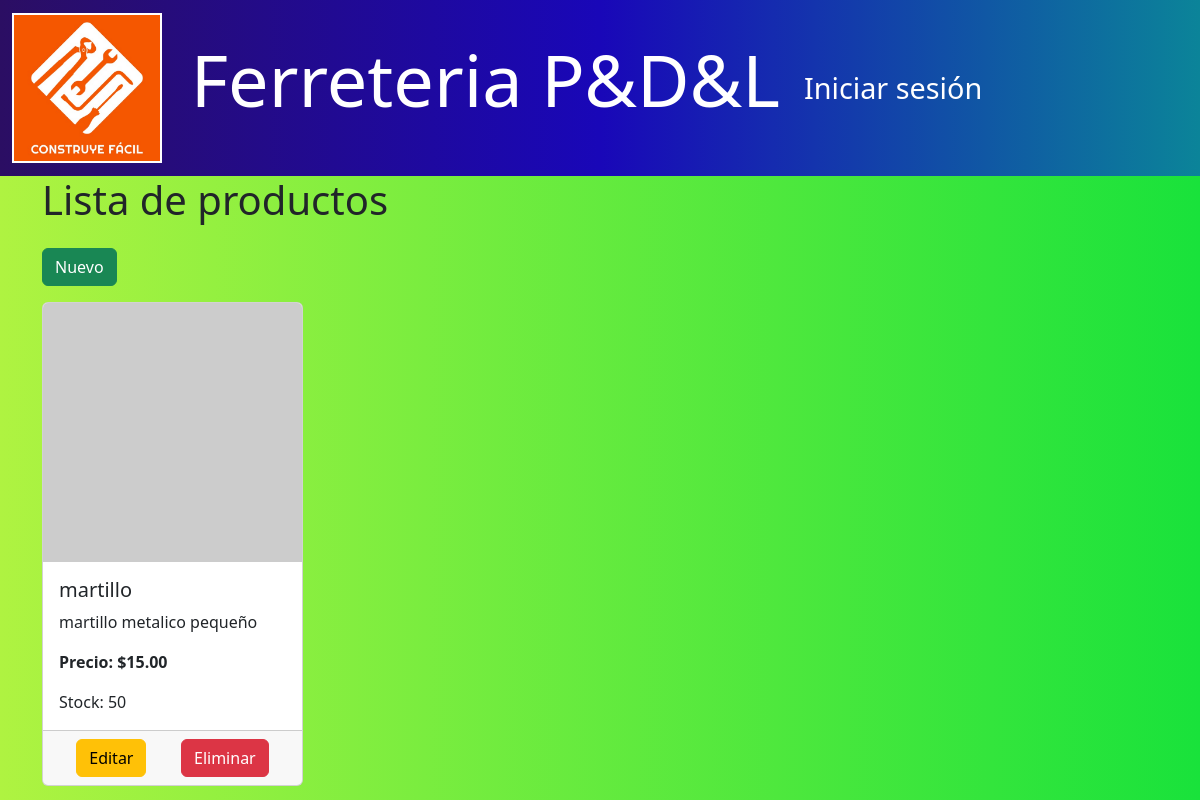
The app's page /productos/, older data.
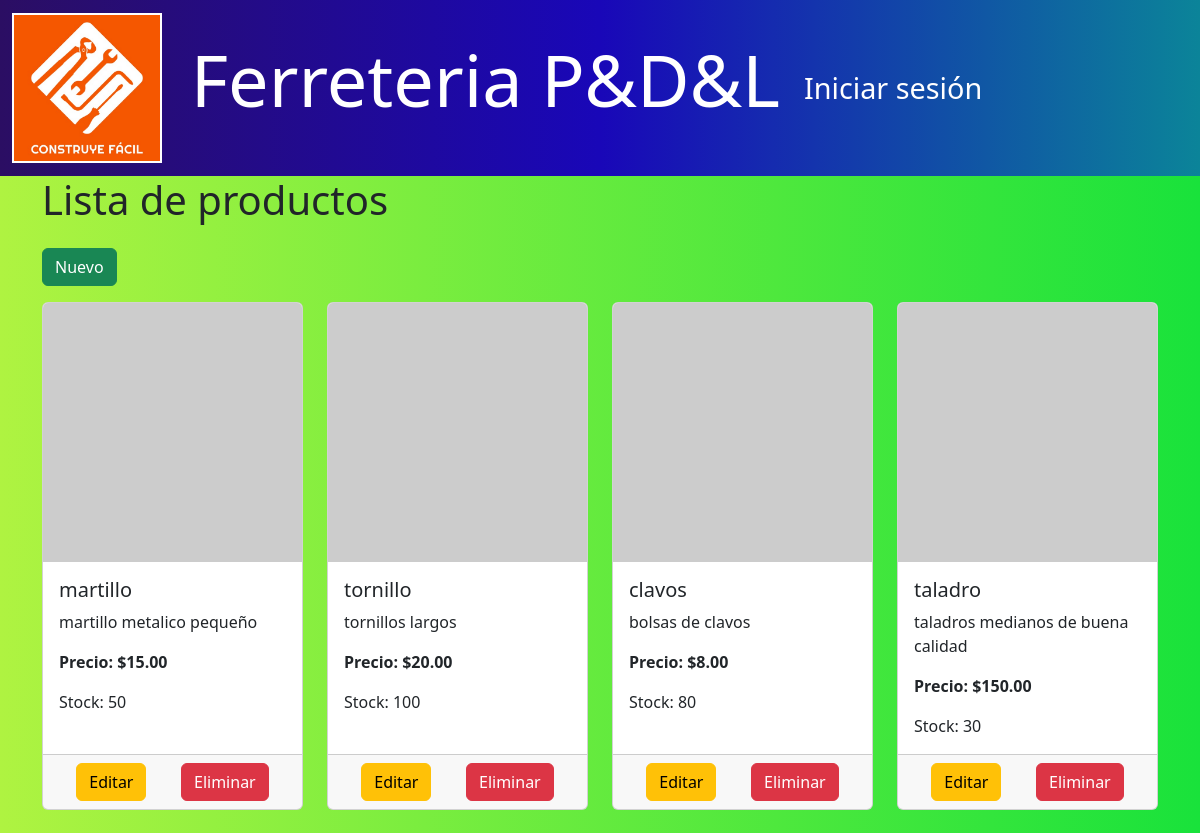
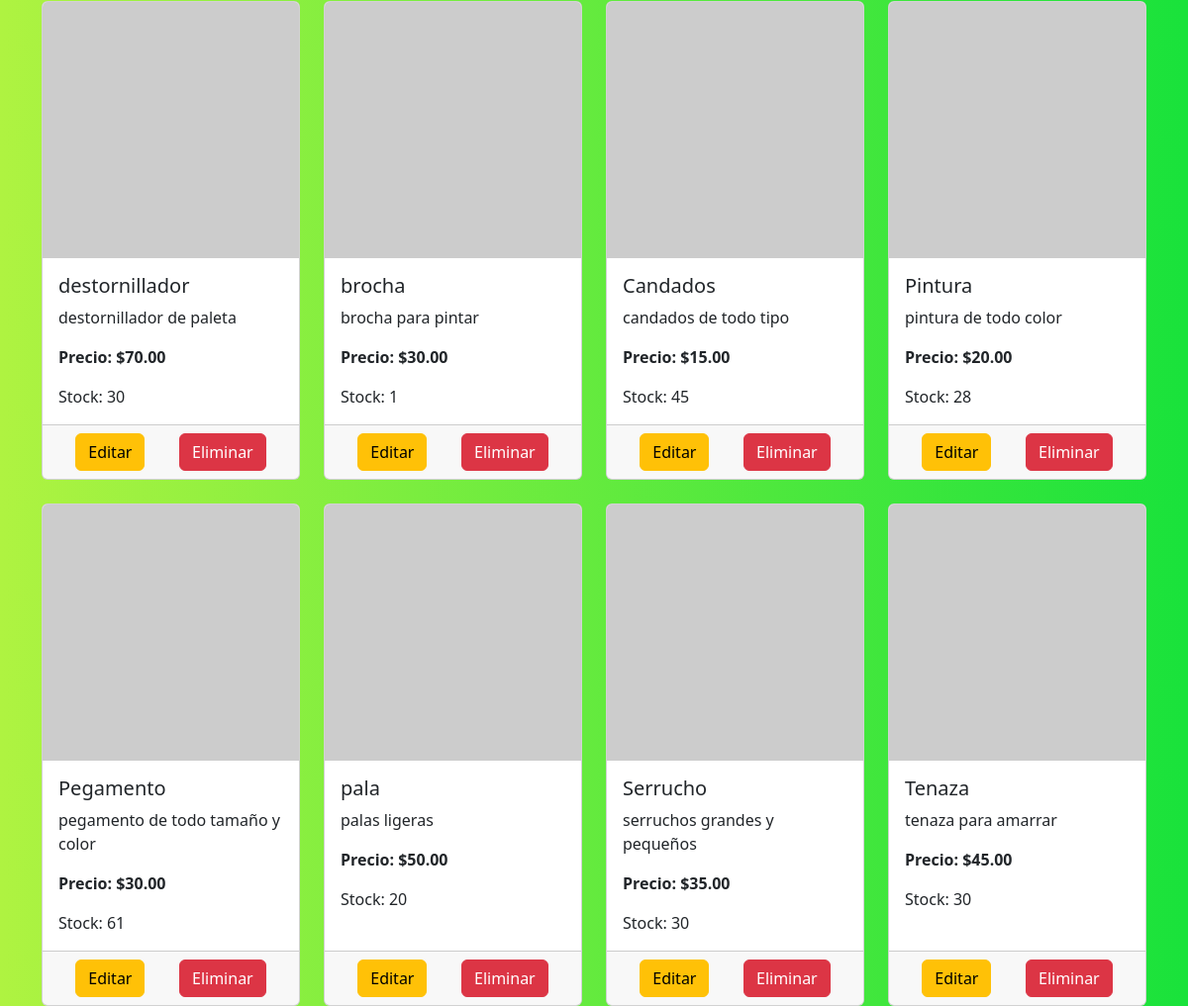
The same page, newer data (2 pictures, top to bottom).
### models/producto_model.py (models this page shows, shortened)
class Producto(db.Model):
    __tablename__ = "productos"
    id = db.Column(db.Integer, primary_key=True)
    nombre = db.Column(db.String(100), nullable=False)
    descripcion = db.Column(db.String(120), nullable=False)
    precio = db.Column(db.Float(11, 2), nullable=False)
    stock = db.Column(db.Integer, nullable=False)
    ventas = db.relationship('Venta', back_populates='producto')
    compras = db.relationship('Compra', back_populates='producto')
    facturas = db.relationship('Factura', back_populates='producto')
    @staticmethod
    def get_all():
        return Producto.query.all()

### controllers/producto_controller.py (the view)
@producto_bp.route("/")
def index():
    productos = Producto.get_all()
    return producto_view.list(productos)

### run.py (called while the page is built)
@app.context_processor
def inject_active_path():
    def is_active(path):
        return 'active' if request.path == path else ''
    return(dict(is_active =  is_active))

### views/producto_view.py (called while the page is built)
def list(productos):
    return render_template('productos/index.html' , productos=productos)

### templates/productos/index.html (shortened to what this page needs)
{% extends 'base.html' %}
{% block content %}
<h1 class="mb-4">Lista de productos</h1>
<a href="{{ url_for('producto.create') }}" class="btn btn-success mb-3">Nuevo</a>
<div class="row row-cols-1 row-cols-sm-2 row-cols-md-3 row-cols-lg-4 g-4">
    {% for item in productos %}
    <div class="col">
        <div class="card h-100">
            <img src="{{ item.imagen_url or 'https://via.placeholder.com/150' }}" class="card-img-top" alt="{{ item.nombre }}">
            <div class="card-body">
                <h5 class="card-title">{{ item.nombre }}</h5>
                <p class="card-text">{{ item.descripcion }}</p>
                <p class="card-text fw-bold">Precio: ${{ item.precio | round(2) }}</p>
                <p class="card-text">Stock: {{ item.stock }}</p>
            </div>
            <div class="card-footer d-flex justify-content-around">
                <a href="{{ url_for('producto.edit', id=item.id) }}" class="btn btn-warning">Editar</a>
                <a href="{{ url_for('producto.delete', id=item.id) }}" class="btn btn-danger" onclick="return confirm('¿Estás seguro de eliminar este producto?')">Eliminar</a>
            </div>
        </div>
    </div>
    {% endfor %}
</div>
{% endblock %}

### templates/base.html (shortened to what this page needs)
<!doctype html>
<html lang="es">
  <head>
    <link href="https://cdn.jsdelivr.net/npm/bootstrap@5.3.3/dist/css/bootstrap.min.css" rel="stylesheet">
  </head>
  <body>
    <nav class="navbar navbar-expand-lg custom-navbar">
        <div class="container-fluid">
          <a class="navbar-brand" href="#">
            <img src="{{ url_for('static', filename='img/logoo.jpg') }}" alt="Logo" style="width: 150px; height: 150px; margin-right: 10px;">
            Ferreteria P&D&L</a>
          <div class="collapse navbar-collapse" id="navbarNav">
            <ul class="navbar-nav">
              {% if 'rol' in session %}
                {% if session['rol'] == 'admin' %}
                  <li class="nav-item">
                    <a class="nav-link {{ is_active('/usuarios/') }}" href="{{ url_for('usuario.index') }}">Usuarios</a>
                  </li>
                {% endif %}
                <li class="nav-item">
                  <a class="nav-link {{ is_active('/clientes/') }}" href="{{ url_for('cliente.index') }}">Clientes</a>
                </li>
                <li class="nav-item">
                  <a class="nav-link {{ is_active('/productos/') }}" href="{{ url_for('producto.index') }}">Productos</a>
                </li>
                <li class="nav-item">
                  <a class="nav-link {{ is_active('/ventas/') }}" href="{{ url_for('venta.index') }}">Ventas</a>
                </li>
                <li class="nav-item">
                  <a class="nav-link {{ is_active('/facturas/') }}" href="{{ url_for('factura.index') }}">Facturación</a>
                </li>
                {% if session['rol'] == 'admin' %}
                  <li class="nav-item">
                    <a class="nav-link {{ is_active('/compras/') }}" href="{{ url_for('compra.index') }}">Compra</a>
                  </li>
                {% endif %}
                <li class="nav-item">
                  <a class="nav-link" href="{{ url_for('auth.logout') }}">Cerrar sesión</a>
                </li>
              {% else %}
                <li class="nav-item">
                  <a class="nav-link" href="{{ url_for('auth.login') }}">Iniciar sesión</a>
                </li>
              {% endif %}
            </ul>
          </div>
        </div>
      </nav>
    <div class="container">
        {% block content %}
        {% endblock %}
    </div>
  </body>
</html>

### templates/base.html (style rules this page uses)
.custom-navbar { background: linear-gradient(90deg, #2b0e63, #1907b8, #0b8499); }
.custom-navbar .navbar-brand { font-size: 4.5rem; color: #ffffff !important; }
.custom-navbar .navbar-brand img { border: 2px solid #ffffff; }
.custom-navbar .nav-link { font-size: 1.8rem; color: #ffffff !important; }
body { background: linear-gradient(to right, #aff341, #19e23b); min-height: 100vh; }

Row changes from the older to the newer data that the page shows:
added Producto: nombre "tornillo", descripcion "tornillos largos", precio "20.00", stock "100"
added Producto: nombre "clavos", descripcion "bolsas de clavos", precio "8.00", stock "80"
added Producto: nombre "taladro", descripcion "taladros medianos de buena calidad", precio "150.00", stock "30"
added Producto: nombre "destornillador", descripcion "destornillador de paleta", precio "70.00", stock "30"
added Producto: nombre "brocha", descripcion "brocha para pintar", precio "30.00", stock "1"
added Producto: nombre "Candados", descripcion "candados de todo tipo", precio "15.00", stock "45"
added Producto: nombre "Pintura", descripcion "pintura de todo color", precio "20.00", stock "28"
added Producto: nombre "Pegamento", descripcion "pegamento de todo tamaño y color", precio "30.00", stock "61"
added Producto: nombre "pala", descripcion "palas ligeras", precio "50.00", stock "20"
added Producto: nombre "Serrucho", descripcion "serruchos grandes y pequeños", precio "35.00", stock "30"
added Producto: nombre "Tenaza", descripcion "tenaza para amarrar", precio "45.00", stock "30"
